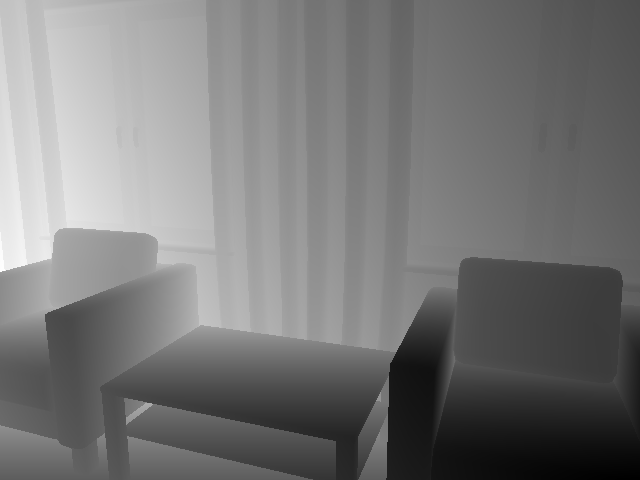
%> input picture data/000000_depth.png, 640 x 480 px
$ octave normal_3d_viz.m   (GNU Octave 9; MATLAB toolbox functions it lacks are replaced by stand-ins)
%> lines starting %> are read from the running program, lines starting %| are printed output that depends on the picture
%> further down, depth is the input picture: size 480x640 uint16; min 1466, max 3557, mean 2444.7
### modules/mynormalmap/DepthtoPoints.m
function [pcloud, distance] = DepthoPoints(depth, topleft)
% depthToCloud.m - Convert depth image into 3D point cloud
% Author: Liefeng Bo and Kevin Lai
%
% Input:
% depth - the depth image
% topleft - the position of the top-left corner of depth in the original depth image. Assumes depth is uncropped if this is not provided
%
% Output:
% pcloud - the point cloud, where each channel is the x, y, and z euclidean coordinates respectively. Missing values are NaN.
% distance - euclidean distance from the sensor to each point
%

if nargin < 2
    topleft = [1 1];
end

depth= double(depth);
%> depth: size 480x640 double
depth(depth == 0) = nan;

% RGB-D camera constants
center = [320 240];
[imh, imw] = size(depth);
%> imh = 480; imw = 640
constant = 570.3;
MM_PER_M = 1000;

% convert depth image to 3d point clouds
pcloud = zeros(imh,imw,3);
xgrid = ones(imh,1)*(1:imw) + (topleft(1)-1) - center(1);
ygrid = (1:imh)'*ones(1,imw) + (topleft(2)-1) - center(2);
pcloud(:,:,1) = xgrid.*depth/constant/MM_PER_M;
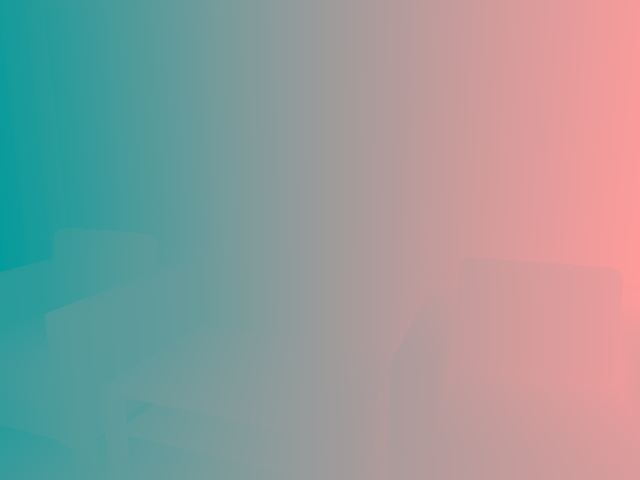
%> pcloud: size 480x640x3 double; mean R, G, B -0.0846, 0, 0; drawn with min black and max white
pcloud(:,:,2) = ygrid.*depth/constant/MM_PER_M;
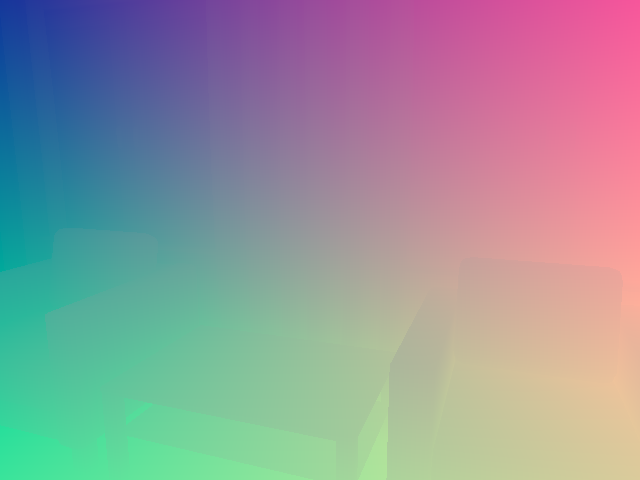
%> pcloud: size 480x640x3 double; mean R, G, B -0.0846, -0.0522, 0; drawn with min black and max white
pcloud(:,:,3) = depth/MM_PER_M;
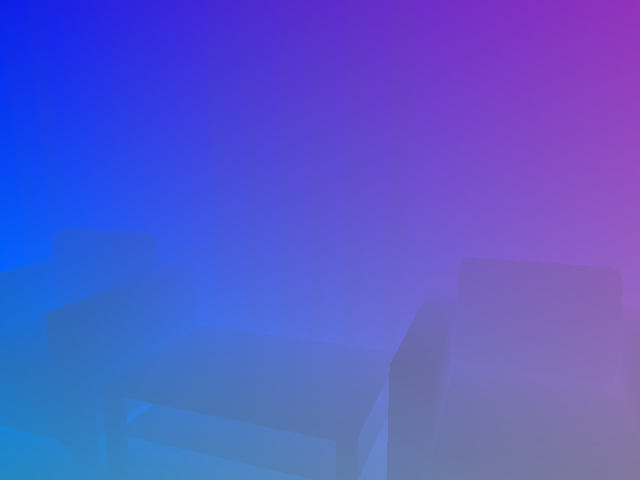
%> pcloud: size 480x640x3 double; mean R, G, B -0.0846, -0.0522, 2.44; drawn with min black and max white
distance = sqrt(sum(pcloud.^2,3));
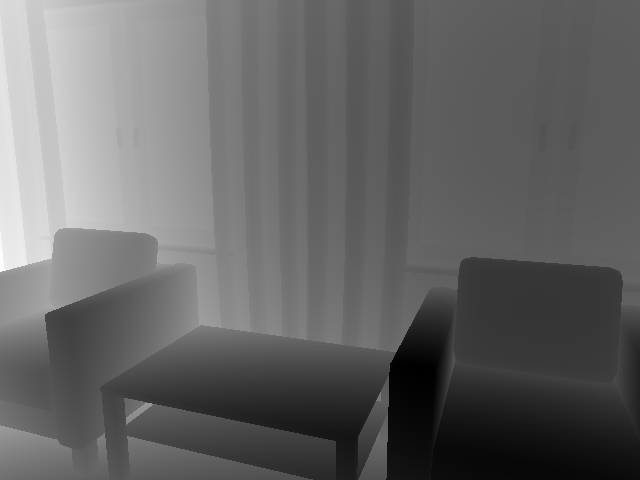
%> distance: size 480x640 double; min 1.68, max 4.07, mean 2.63; drawn with min black and max white

### examples/normal_3d_viz.m
clear all; close all; clc
addpath('../modules/utils');
depth =  imread('../data/000000_depth.png');


pcd = DepthtoPoints(depth);
%> (the run ends here)
